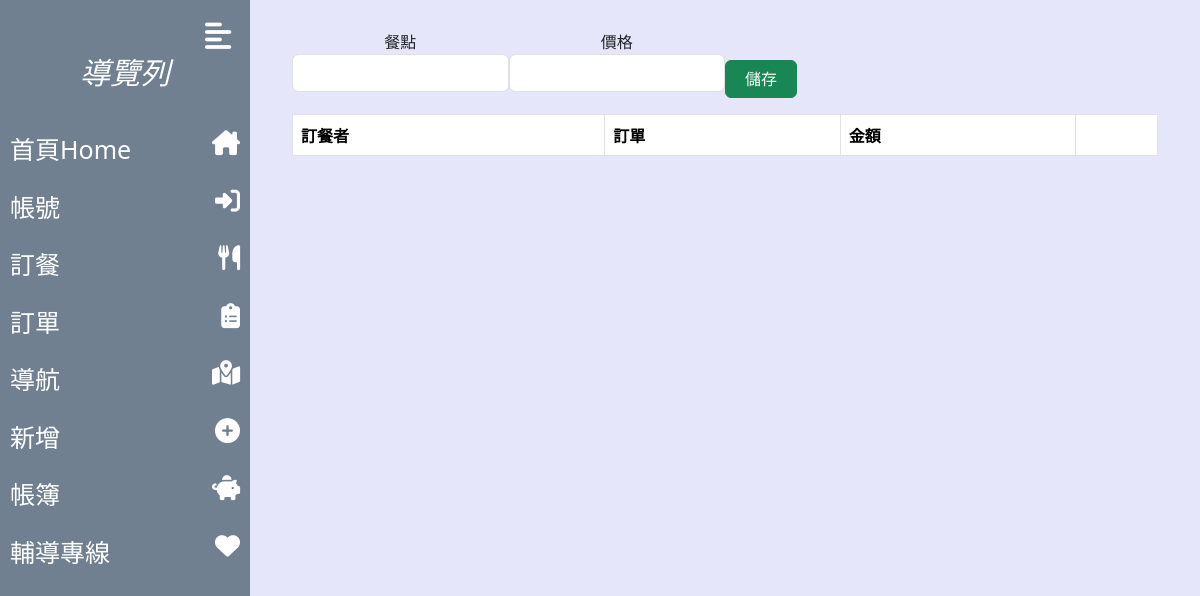
The app's page /order/ (signed in), older data.
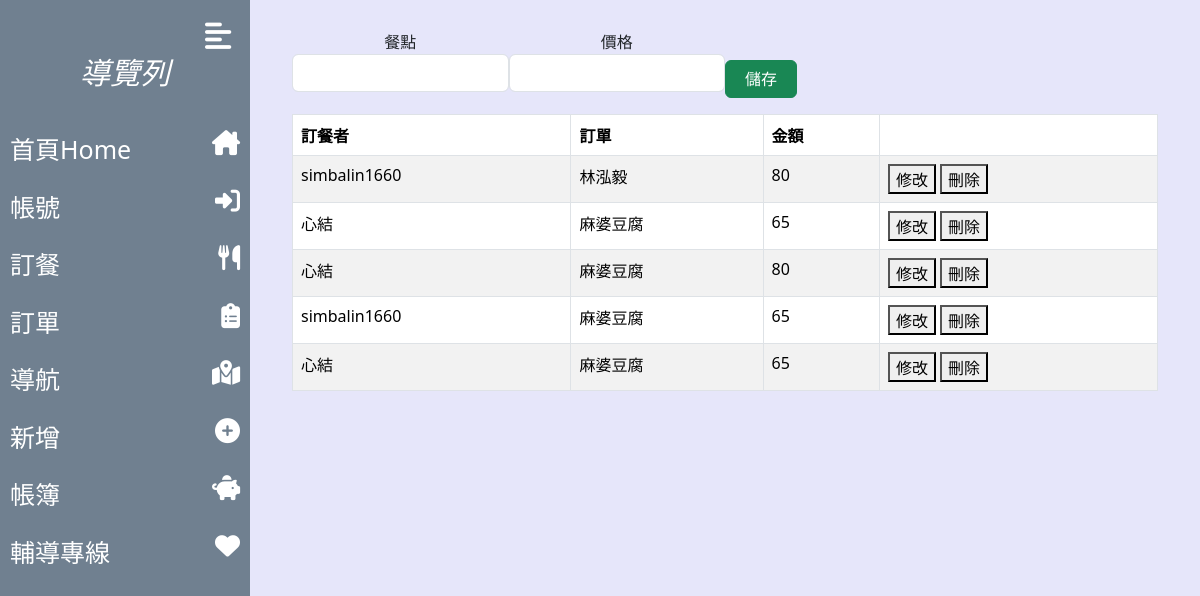
The same page, newer data.
### myapp/models.py (models this page shows, shortened)
class Order_with_user(models.Model):
    User = get_user_model()
    orderer_name = models.ForeignKey(User, on_delete=models.CASCADE)
    id = models.AutoField(primary_key=True)
    name = models.CharField(max_length=255)
    price = models.IntegerField()
    date = models.DateField(auto_now=True)

### myapp/views.py (the view, shortened to what this page needs)
# urls.py: path('order/', order_list),
def order_list(request):
    from django.contrib.auth.models import User
    orders = Order_with_user.objects.all()
    form = OrderModelForm(initial={'orderer_name': User.objects.get(username=request.user.username)})
    print(request.user.username)
    context = {
        'orderer': request.user.username,
        'orders': orders,
        'form': form
    }
    return render(request, 'order/index.html', context)

### myapp/form.py
class OrderModelForm(forms.ModelForm):
    def __init__(self, *args, **kwargs):
        user = kwargs.pop('user', None)
        super().__init__(*args, **kwargs)
        if user:
            self.fields['orderer_name'] = forms.CharField(widget=forms.HiddenInput(), initial=user)
            self.fields['orderer_name'].disabled = True
    class Meta:
        model = Order_with_user
        fields = '__all__'
        widgets = {
            'name': forms.TextInput(attrs={'class': 'form-control', 'title': '請輸入餐點名稱', 'size': 20}),
            'price': forms.NumberInput(attrs={'class': 'form-control', 'title': '請輸入價格', 'size': 20}),
        }
        labels = {
            'name': '餐點',
            'price': '價格',
            'orderer_name': '訂餐者',
        }
        exclude = ('orderer_name',)

### templates/order/index.html (shortened to what this page needs)
{% extends 'base.html' %}
{% block content %}
    <form action="" method="POST">
        <div class="form-row d-flex flex-row">
            <div class="form-group col-3">
                <label>{{ form.name.label }}</label>
                {{ form.name }}
            </div>
            <div class="form-group col-3">
                <label>{{ form.price.label }}</label>
                {{ form.price }}
            </div>
            <div class="form-group col-1">
                <input class="btn btn-success" style="margin-top: 30px;" type="submit" value="儲存"/>
            </div>
        </div>
    </form>
    <table class="table table-bordered table-striped">
        <thead class="thead-dark">
        <tr>
            <th>訂餐者</th>
            <th>訂單</th>
            <th>金額</th>
            <th></th>
        </tr>
        </thead>
        <tbody>
        {% for order in orders %}
            <tr>
                <td>{{ order.orderer_name }}</td>
                <td>{{ order.name }}</td>
                <td>{{ order.price }}</td>
                <td>
                    <button type="button" data-bs-toggle="modal" data-bs-target="#modify">修改</button>
                    <button type="button" data-bs-toggle="modal" data-bs-target="#delete">刪除</button>
                </td>
            </tr>
        {% endfor %}
        </tbody>
    </table>
{% endblock %}

### templates/base.html (shortened to what this page needs)
<!DOCTYPE>
<html>
<head>
    <link rel="stylesheet" href="../static/css/style.css">
    <link rel="stylesheet" href="../static/css/login.css">
    {% load bootstrap5 %}
    {% bootstrap_css %}
</head>
<body>
{% load static %}
<div class="container-all">
    <div class="container-left">
        {% include 'sidebar.html' %}
    </div>
    <div class="container-right">
        <div class="container-fluid">
            <div class="panel panel=default">
                <div class="panel-body">
                    {% block content %}{% endblock %}
                </div>
            </div>
        </div>
    </div>
</div>
</body>
</html>

### templates/sidebar.html (shortened to what this page needs)
<nav id="sidebar">
<button type="button" id="collapse" class="collapse-btn">
    <i class="fas fa-align-left"></i>
</button>
<ul class="list-unstyled">
    <p>導覽列</p>
    <li>
        <a href="/">首頁Home<i class="fas fa-home-lg"></i></a>
    </li>
    <li>
        <a href="/login">帳號<i class="fas fa-sign-in-alt"></i></a>
    </li>
    <li>
        <a href="/order">訂餐<i class="fas fa-utensils"></i></a>
    </li>
    <li>
        <a href="/list">訂單<i class="fas fa-clipboard-list"></i></a>
    </li>
    <li>
        <a href="/position">導航<i class="fas fa-map-marked-alt"></i></a>
    </li>
    <li>
        <a href="/newrestaurant">新增<i class="fas fa-plus-circle"></i></a>
    </li>
    <li>
        <a href="/accountbook">帳簿<i class="fas fa-piggy-bank"></i></a>
    </li>
    <li>
        <a href="#sublist" data-bs-toggle="collapse" id="dropdown">輔導專線<i class="fas fa-heart"></i></a>
    </li>
</ul>
</nav>

### static/css/style.css (style rules this page uses)
.container-all { display: flex; align-items: stretch; }
#sidebar { width: 250px; height: 100vh; background-color: slategrey; color: white; transition: 0.5s; }
.container-right { background-color: lavender; width: 100%; height: 100vh; text-align: center; padding: 30px; }
.collapse-btn { position: relative; top: 2%; left: 200px; background-color: slategrey; color: white; border: none; font-size: 30px; padding: 5px; }
#sidebar p { text-align: center; font-size: 30px; font-style: italic; padding: 10px; }
#sidebar ul li a { font-size: 25px; padding: 10px; display: block; text-decoration: none; color: white; }
.fas, .fad { float: right; }
.btn { font-size: 20px; background-color: mediumpurple; width: 100%; }

Row changes from the older to the newer data that the page shows:
added Order_with_user: orderer_name "simbalin1660", name "林泓毅", price "80"
added Order_with_user: orderer_name "心結", name "麻婆豆腐", price "65"
added Order_with_user: orderer_name "心結", name "麻婆豆腐", price "80"
added Order_with_user: orderer_name "simbalin1660", name "麻婆豆腐", price "65"
added Order_with_user: orderer_name "心結", name "麻婆豆腐", price "65"
